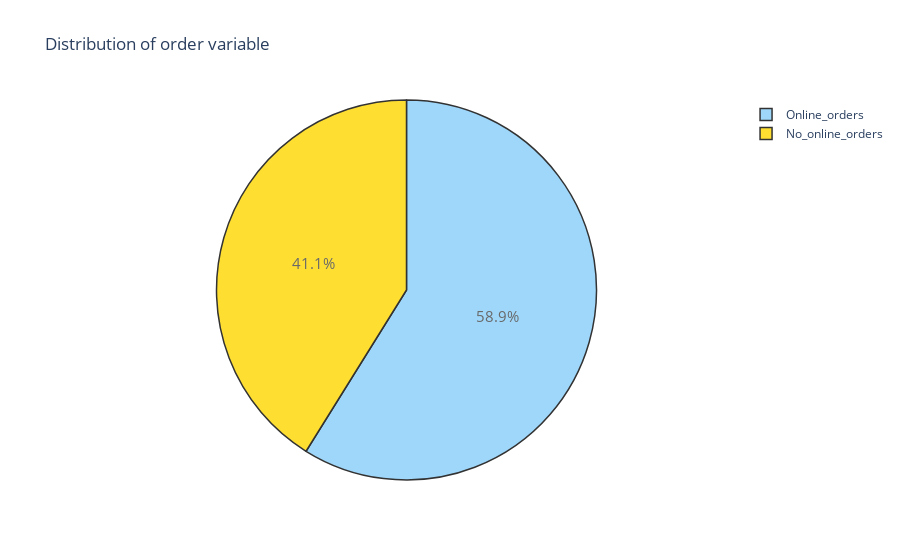

This figure's notebook cell:
### Code cell
# Plotting a pie chart for online orders

trace = go.Pie(labels = ['Online_orders', 'No_online_orders'], values = df['online_order'].value_counts(), 
               textfont=dict(size=15), opacity = 0.8,
               marker=dict(colors=['lightskyblue','gold'], 
                           line=dict(color='#000000', width=1.5)))


layout = dict(title =  'Distribution of order variable')
           
fig = dict(data = [trace], layout=layout)
py.iplot(fig)

### Figure 1 — Plotly figure (JSON) as saved in the notebook; plotly's stock layout.template omitted (floating-point values rounded to 4 significant figures)
{"data": [{"labels": ["Online_orders", "No_online_orders"], "marker": {"colors": ["lightskyblue", "gold"], "line": {"color": "#000000", "width": 1.5}}, "opacity": 0.8, "textfont": {"size": 15}, "type": "pie", "values": [30444, 21273]}], "layout": {"title": {"text": "Distribution of order variable"}}}
